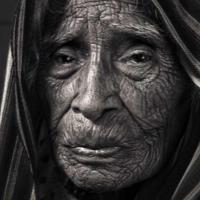
#> input picture dataset/UTKFace/110_1_1_20170110155201038.jpg.chip.jpg, 200 x 200 px; its folder holds 4 pictures in this run
$ python age_gender_estimation1.py
#> lines starting #> are read from the running program, lines starting #| are printed output that depends on the picture
import numpy as np
import pandas as pd
import matplotlib.pyplot as plt
import seaborn as sns
import os

from pathlib import Path
from PIL import Image

from sklearn.utils import shuffle
from sklearn.model_selection import train_test_split
from sklearn.preprocessing import StandardScaler
from sklearn.neighbors import KNeighborsClassifier
from sklearn.ensemble import RandomForestClassifier
from sklearn.metrics import accuracy_score, classification_report, confusion_matrix


class FaceDataset(object):
    def __init__(self, dataset_path):
        self.dataset_path = dataset_path
        self.filenames = self._loadfile_names()
        self.shuffle_filenames = self._shuffle_filenames()
        self.load_data = self._load_data()
        self.df = self._create_dataframe()
        self.gender_dict = {0: "Male", 1: "Female"}

    def _loadfile_names(self):
        return list(map(lambda x: x.name, self.dataset_path.glob('*.jpg')))

    def _shuffle_filenames(self):
        return shuffle(self.filenames, random_state=42)

    def _load_data(self):
        data = []
        for filename in self.filenames:
            age, gender, image_path = filename.split('_')[:3]
            gender = int(gender)
            age = int(age)
            img_path = filename
            data.append({'IMAGES': img_path, 'AGE': age, 'GENDER': gender})
        return data

    def _create_dataframe(self):
        df = pd.DataFrame(self.load_data)
        age_grouping = [0, 5, 10, 15, 20, 25, 30, 35, 40, 45, 50, 55, 60, 65, 70, 75, 80, 85, 90, 95, 100, 105, 110, 115, 120, 125, 130]
        age_labels = [f"{i}-{i+4}" for i in range(0, 130, 5)]

        df['age_group'] = pd.cut(df['AGE'], bins=age_grouping, labels=age_labels, right=False)
        df.rename(columns={'age': 'AGE', 'gender': 'GENDER',
                           'age_group': 'AGE GROUP', 'image_path': 'IMAGES'}, inplace=True)

        df = df.astype({'AGE': 'float32', 'GENDER': 'int32'})
        return df

# [4 lines of commented-out code are left out]

    def visualize_age_distribution(self):
        sns.displot(self.df["AGE"], kde=True, bins=20)
        plt.title("Age Distribution")
        plt.show()
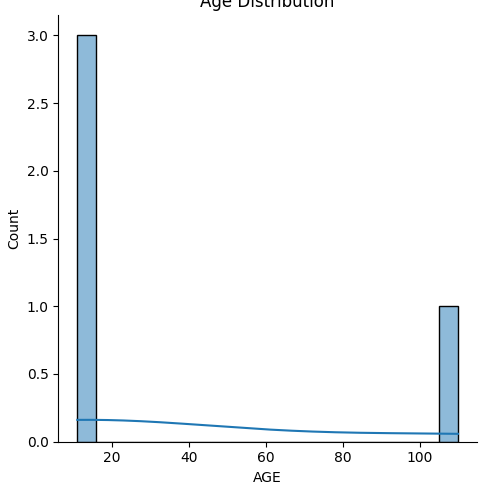
#> figure drawn by matplotlib, 1 panel; tallest bar 3 high, from x = 11 to 15.95; curve peaks at x = 13.49, y = 0.162

    def visualize_age_group_distribution(self):
        sns.countplot(x='AGE GROUP', data=self.df, order=sorted(self.df['AGE GROUP'].unique()))
        plt.title("Age Group Distribution")
        plt.show()
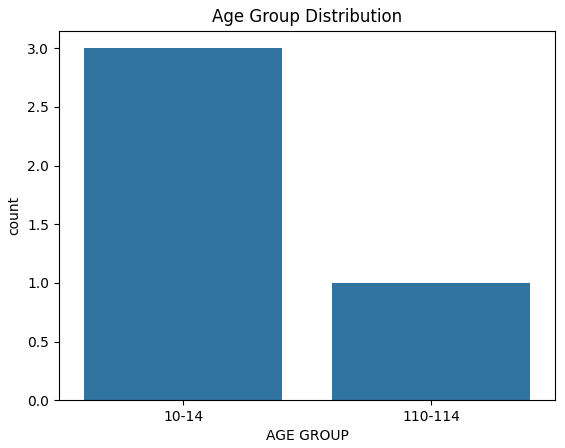
#> figure drawn by matplotlib, 1 panel

    def plot_image_grid(self, row_no, cols_no):
#> called with row_no = 5, cols_no = 5
        images = self.df['IMAGES'].values[:row_no * cols_no]
        labels = self.df[['AGE GROUP', 'GENDER']].head(row_no * cols_no)
        fig, axes = plt.subplots(row_no, cols_no, figsize=(20, 20))
        for i, ax in enumerate(axes.flat):
            i_path = os.path.join(self.dataset_path, images[i])
            img = Image.open(i_path)
#> img is the input picture: PIL image 200x200 RGB; mean R, G, B 54.3, 52, 51.5
            ax.imshow(img)
            ax.axis('off')
            ax.set_title(f"Age Group: {labels['AGE GROUP'][i]}, GENDER: {'Male' if labels['GENDER'][i] == 0 else 'Female'}")
        plt.show()

    def split_data(self, test_size=0.2, random_state=42):
        train_input, test_input = train_test_split(self.df, test_size=test_size, random_state=random_state)
        return train_input, test_input


# Function to convert images to NumPy arrays and flatten them
def images_to_arrays(image_paths, target_size=(64, 64)):
    X = []

    for image in image_paths:
        img_i = Image.open(image).convert("L")  # convert to grayscale
        img_i = img_i.resize(target_size, Image.LANCZOS)  # Resize with anti-aliasing
        img_array = np.array(img_i)
        flattened_array = img_array.flatten()
        X.append(flattened_array)

    return np.array(X)


class ModelEvaluator:
    def __init__(self, model, x_test, y_test):
        self.model = model
        self.x_test = x_test
        self.y_test = y_test

    def evaluate_model(self):
        # Feature scaling for test set
        X_test_scaled = StandardScaler().fit_transform(self.x_test)

        # Predictions
        y_prediction = self.model.predict(X_test_scaled)

        # Evaluate accuracy
        accuracy = accuracy_score(self.y_test, y_prediction)
        print(f"Accuracy: {accuracy:.2f}")

        # Display classification report
        print("Classification Report:\n", classification_report(self.y_test, y_prediction))
        print("Confusion Matrix:\n", confusion_matrix(self.y_test, y_prediction))


def main_script():
    dataset = FaceDataset(Path('dataset/UTKFace/'))

    # Visualize age distribution
    dataset.visualize_age_distribution()

    # Visualize age group distribution
    dataset.visualize_age_group_distribution()

    # Plot image grid
    dataset.plot_image_grid(row_no=5, cols_no=5)

    # Split data
    train, test = dataset.split_data()

    # Gender recognition data
    X_train_images_gender = images_to_arrays(['dataset/UTKFace/' + filename for filename in train.IMAGES])
    X_test_images_gender = images_to_arrays(['dataset/UTKFace/' + filename for filename in test.IMAGES])

    # Age estimation data
    X_train_images_age = images_to_arrays(['dataset/UTKFace/' + filename for filename in train.IMAGES])
    X_test_images_age = images_to_arrays(['dataset/UTKFace/' + filename for filename in test.IMAGES])

    # Feature scaling for gender recognition
    X_train_scaled_gender = StandardScaler().fit_transform(X_train_images_gender)
    # X_test_scaled_gender = StandardScaler().fit(X_train_images_gender).transform(X_test_images_gender)

    # Feature scaling for age estimation
    X_train_scaled_age = StandardScaler().fit_transform(X_train_images_age)
    # X_test_scaled_age = StandardScaler().fit(X_train_images_age).transform(X_test_images_age)

    # KNN Model for gender recognition
    knn_model_gender = KNeighborsClassifier(n_neighbors=5)
    knn_model_gender.fit(X_train_scaled_gender, train['GENDER'])

    # KNN Model for age estimation
    knn_model_age = KNeighborsClassifier(n_neighbors=5)
    knn_model_age.fit(X_train_scaled_age, train['AGE GROUP'])

    # Random Forest Model for gender recognition
    rf_model_gender = RandomForestClassifier(n_estimators=100, random_state=42)
    rf_model_gender.fit(X_train_scaled_gender, train['GENDER'])

    # Random Forest Model for age estimation
    rf_model_age = RandomForestClassifier(n_estimators=100, random_state=42)
    rf_model_age.fit(X_train_scaled_age, train['AGE GROUP'])

    # Evaluate KNN Model for gender recognition
    knn_evaluator_gender = ModelEvaluator(knn_model_gender, X_test_images_gender, test['GENDER'])
    knn_evaluator_gender.evaluate_model()

    # Evaluate KNN Model for age estimation
    knn_evaluator_age = ModelEvaluator(knn_model_age, X_test_images_age, test['AGE GROUP'])
    knn_evaluator_age.evaluate_model()

    # Evaluate Random Forest Model for gender recognition
    rf_evaluator_gender = ModelEvaluator(rf_model_gender, X_test_images_gender, test['GENDER'])
    rf_evaluator_gender.evaluate_model()

    # Evaluate Random Forest Model for age estimation
    rf_evaluator_age = ModelEvaluator(rf_model_age, X_test_images_age, test['AGE GROUP'])
    rf_evaluator_age.evaluate_model()

    return dataset, knn_evaluator_gender, knn_evaluator_age, rf_evaluator_gender, rf_evaluator_age


if __name__ == '__main__':
#> (the run stopped early here; a loop or call above may not have finished)
